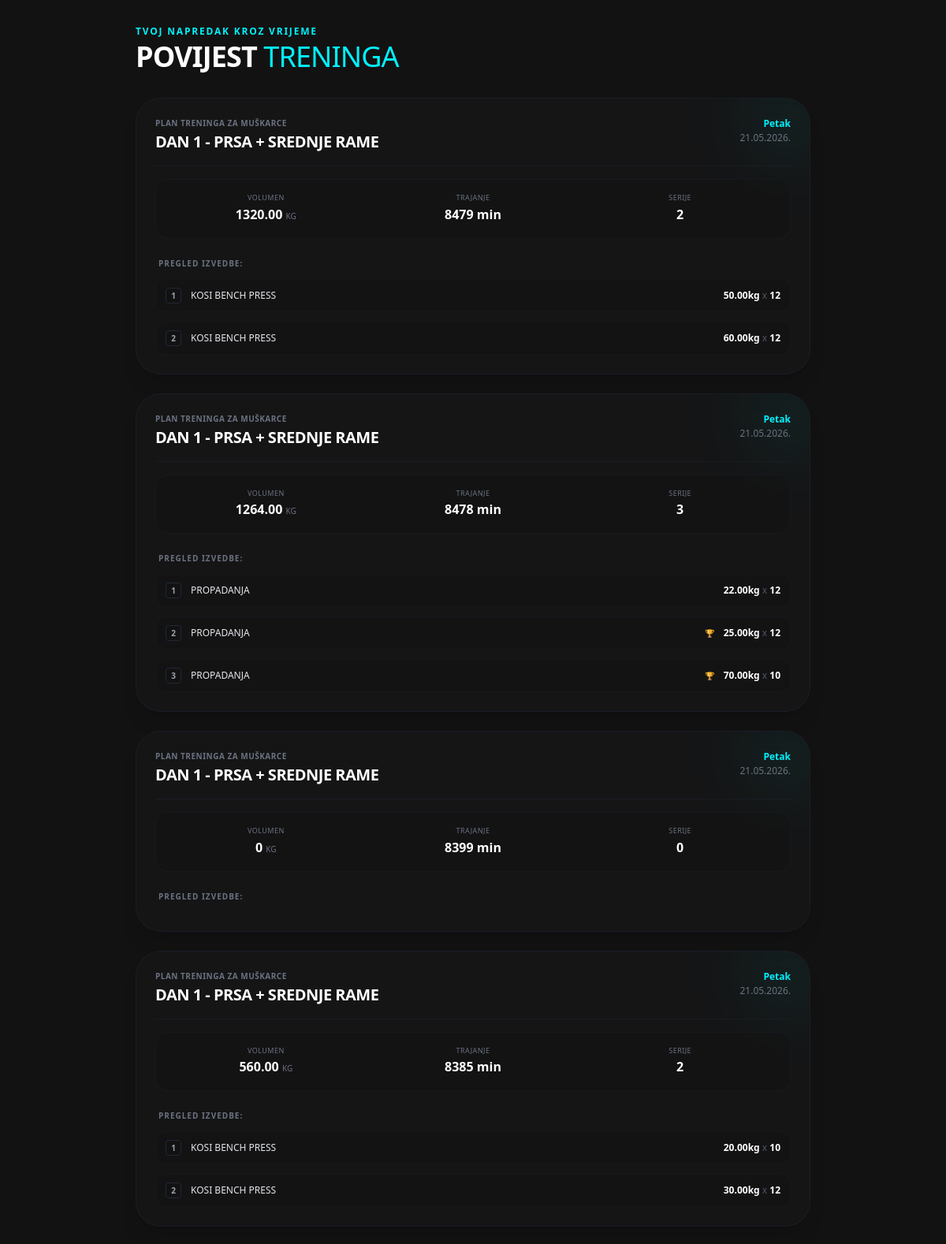
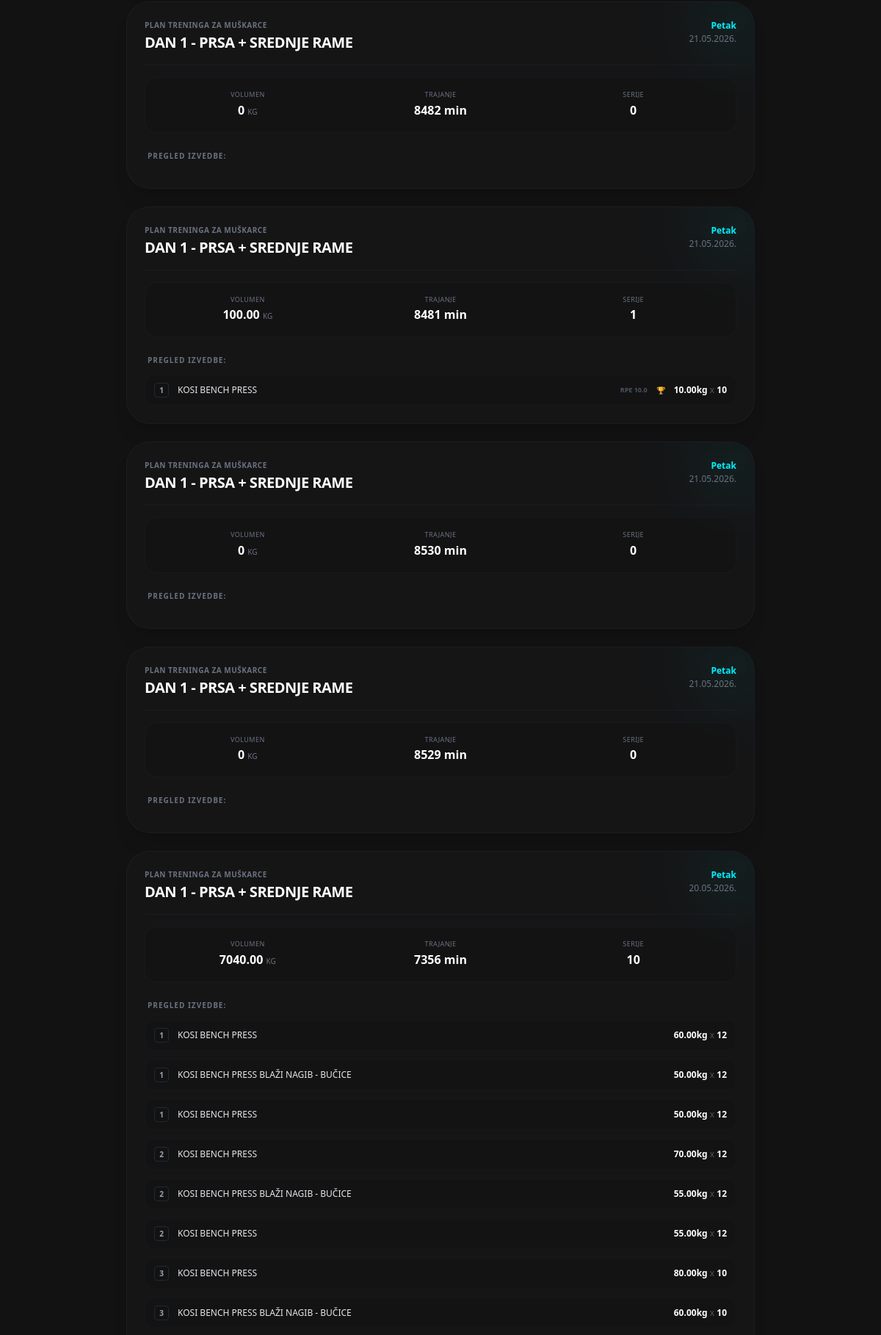
The app's page /povijest/ (signed in, upper part) with its own data (2 pictures, top to bottom).
### workouts/models.py (models this page shows, shortened)
class TreningSesija(models.Model):
    korisnik = models.ForeignKey(settings.AUTH_USER_MODEL, on_delete=models.CASCADE)
    dan_treninga = models.ForeignKey(DanTreninga, on_delete=models.CASCADE)
    pocetak = models.DateTimeField(auto_now_add=True)
    kraj = models.DateTimeField(null=True, blank=True)
    zavrseno = models.BooleanField(default=False)
    def ukupni_volumen(self): return sum(serija.tezina * serija.ponavljanja for serija in self.serije.all())
    def trajanje(self): return (self.kraj - self.pocetak) if self.kraj else None
    def formatirano_trajanje(self):
        t = self.trajanje()
        return f"{int(t.total_seconds() // 60)} min" if t else "U tijeku"
    def dan_u_tjednu(self):
        dani = ['Ponedjeljak', 'Utorak', 'Srijeda', 'Četvrtak', 'Petak', 'Subota', 'Nedjelja']
        return dani[self.pocetak.weekday()]

class DanTreninga(models.Model):
    program = models.ForeignKey(Program, on_delete=models.CASCADE, related_name='dani')
    naziv = models.CharField(max_length=100)

class Program(models.Model):
    naziv = models.CharField(max_length=100)
    opis = models.TextField(blank=True, null=True)
    kreator = models.ForeignKey(settings.AUTH_USER_MODEL, on_delete=models.CASCADE, null=True, blank=True, related_name='moji_programi')

class OdradenaSerija(models.Model):
    sesija = models.ForeignKey(TreningSesija, on_delete=models.CASCADE, related_name='serije')
    vjezba = models.ForeignKey(Vjezba, on_delete=models.CASCADE)
    broj_serije = models.PositiveIntegerField()
    tezina = models.DecimalField(max_digits=5, decimal_places=2)
    ponavljanja = models.PositiveIntegerField()
    rpe = models.DecimalField(max_digits=3, decimal_places=1, blank=True, null=True)
    je_pr = models.BooleanField(default=False)
    class Meta: ordering = ['broj_serije']

class Vjezba(models.Model):
    dan = models.ForeignKey(DanTreninga, on_delete=models.CASCADE, related_name='vjezbe')
    redni_broj = models.PositiveIntegerField()
    naziv = models.CharField(max_length=100)
    video = models.FileField(upload_to='vjezbe_videi/', blank=True, null=True, help_text="Kratki MP4 video (do 10 sekundi, max 5MB)")
    class Meta: ordering = ['redni_broj']

### workouts/views.py (the view)
# urls.py: path('povijest/', views.povijest_treninga, name='povijest_treninga'),
@login_required(login_url='/korisnici/prijava/')
def povijest_treninga(request):
    sesije = TreningSesija.objects.filter(korisnik=request.user, zavrseno=True).order_by('-kraj')
    return render(request, 'workouts/povijest.html', {'sesije': sesije})

### workouts/templates/workouts/povijest.html (shortened to what this page needs)
{% extends 'base.html' %}
{% block content %}
<div class="px-5 pt-8 pb-32 max-w-4xl mx-auto space-y-6">
    <div class="mb-8">
        <p class="text-brand-accent text-xs font-semibold uppercase tracking-[0.15em] mb-1">Tvoj napredak kroz vrijeme</p>
        <h1 class="text-4xl font-bold text-white uppercase tracking-tight">Povijest <span class="font-light text-brand-accent">Treninga</span></h1>
    </div>
    <div class="space-y-6">
        {% for sesija in sesije %}
        <div class="bg-brand-card/40 backdrop-blur-md rounded-[2rem] p-5 lg:p-6 border border-gray-800/50 shadow-xl relative overflow-hidden group">
            <div class="absolute -top-10 -right-10 w-32 h-32 bg-brand-accent/5 rounded-full blur-[40px] pointer-events-none"></div>
            <div class="flex justify-between items-start border-b border-gray-800/40 pb-4 mb-4 relative z-10">
                <div>
                    <span class="text-gray-500 text-[10px] font-bold uppercase tracking-wider block">{{ sesija.dan_treninga.program.naziv }}</span>
                    <h2 class="text-xl font-bold text-white uppercase tracking-tight mt-0.5">{{ sesija.dan_treninga.naziv }}</h2>
                </div>
                <div class="text-right">
                    <span class="text-xs text-brand-accent font-semibold block">{{ sesija.dan_u_tjednu }}</span>
                    <span class="text-xs text-gray-500 font-medium block mt-0.5">{{ sesija.kraj|date:"d.m.Y." }}</span>
                </div>
            </div>
            <div class="grid grid-cols-3 gap-4 bg-[#121212]/40 p-4 rounded-2xl border border-gray-800/30 relative z-10 text-center">
                <div>
                    <span class="block text-[9px] text-gray-500 uppercase tracking-wider mb-0.5">Volumen</span>
                    <span class="text-white font-black text-sm lg:text-base">{{ sesija.ukupni_volumen }} <span class="text-[10px] font-normal text-gray-500">KG</span></span>
                </div>
                <div>
                    <span class="block text-[9px] text-gray-500 uppercase tracking-wider mb-0.5">Trajanje</span>
                    <span class="text-white font-black text-sm lg:text-base">{{ sesija.formatirano_trajanje }}</span>
                </div>
                <div>
                    <span class="block text-[9px] text-gray-500 uppercase tracking-wider mb-0.5">Serije</span>
                    <span class="text-white font-black text-sm lg:text-base">{{ sesija.serije.count }}</span>
                </div>
            </div>
            <div class="mt-4 pt-2 relative z-10">
                <h3 class="text-[10px] font-bold uppercase tracking-widest text-gray-500 mb-3 ml-1">Pregled izvedbe:</h3>
                <div class="space-y-3">
                    {% for serija in sesija.serije.all %}
                        <div class="flex justify-between items-center bg-[#121212]/20 px-3 py-2.5 rounded-xl border border-gray-800/20 text-xs">
                            <div class="flex items-center space-x-3">
                                <span class="w-5 h-5 bg-[#121212] border border-gray-800 rounded flex items-center justify-center font-bold text-[10px] text-gray-400">{{ serija.broj_serije }}</span>
                                <span class="text-gray-200 font-medium">{{ serija.vjezba.naziv }}</span>
                            </div>
                            <div class="flex items-center space-x-3 text-right">
                                {% if serija.rpe %}
                                    <span class="text-[9px] font-bold text-gray-600 uppercase">RPE {{ serija.rpe }}</span>
                                {% endif %}
                                {% if serija.je_pr %}
                                    <span class="text-[10px] text-yellow-500">🏆</span>
                                {% endif %}
                                <span class="text-white font-semibold">{{ serija.tezina }}kg <span class="text-gray-600 font-normal">x</span> {{ serija.ponavljanja }}</span>
                            </div>
                        </div>
                    {% endfor %}
                </div>
            </div>
        </div>
        {% endfor %}
    </div>
</div>
{% endblock %}

### records on screen
TreningSesija: dan_treninga.program.naziv "PLAN TRENINGA ZA MUŠKARCE", dan_treninga.naziv "DAN 1 - PRSA + SREDNJE RAME", dan_u_tjednu "Petak", kraj "21.05.2026.", ukupni_volumen "1320.00", formatirano_trajanje "8479 min", serije.count "2"
OdradenaSerija: broj_serije "1", vjezba.naziv "KOSI BENCH PRESS", tezina "50.00", ponavljanja "12"
OdradenaSerija: broj_serije "2", vjezba.naziv "KOSI BENCH PRESS", tezina "60.00", ponavljanja "12"
TreningSesija: dan_treninga.program.naziv "PLAN TRENINGA ZA MUŠKARCE", dan_treninga.naziv "DAN 1 - PRSA + SREDNJE RAME", dan_u_tjednu "Petak", kraj "21.05.2026.", ukupni_volumen "1264.00", formatirano_trajanje "8478 min", serije.count "3"
OdradenaSerija: broj_serije "1", vjezba.naziv "PROPADANJA", tezina "22.00", ponavljanja "12"
OdradenaSerija: broj_serije "2", vjezba.naziv "PROPADANJA", tezina "25.00", ponavljanja "12"
OdradenaSerija: broj_serije "3", vjezba.naziv "PROPADANJA", tezina "70.00", ponavljanja "10"
TreningSesija: dan_treninga.program.naziv "PLAN TRENINGA ZA MUŠKARCE", dan_treninga.naziv "DAN 1 - PRSA + SREDNJE RAME", dan_u_tjednu "Petak", kraj "21.05.2026.", ukupni_volumen "0", formatirano_trajanje "8399 min", serije.count "0"
TreningSesija: dan_treninga.program.naziv "PLAN TRENINGA ZA MUŠKARCE", dan_treninga.naziv "DAN 1 - PRSA + SREDNJE RAME", dan_u_tjednu "Petak", kraj "21.05.2026.", ukupni_volumen "560.00", formatirano_trajanje "8385 min", serije.count "2"
OdradenaSerija: broj_serije "1", vjezba.naziv "KOSI BENCH PRESS", tezina "20.00", ponavljanja "10"
OdradenaSerija: broj_serije "2", vjezba.naziv "KOSI BENCH PRESS", tezina "30.00", ponavljanja "12"
TreningSesija: dan_treninga.program.naziv "PLAN TRENINGA ZA MUŠKARCE", dan_treninga.naziv "DAN 1 - PRSA + SREDNJE RAME", dan_u_tjednu "Petak", kraj "21.05.2026.", ukupni_volumen "0", formatirano_trajanje "8482 min", serije.count "0"
TreningSesija: dan_treninga.program.naziv "PLAN TRENINGA ZA MUŠKARCE", dan_treninga.naziv "DAN 1 - PRSA + SREDNJE RAME", dan_u_tjednu "Petak", kraj "21.05.2026.", ukupni_volumen "100.00", formatirano_trajanje "8481 min", serije.count "1"
OdradenaSerija: broj_serije "1", vjezba.naziv "KOSI BENCH PRESS", rpe "10.0", tezina "10.00", ponavljanja "10"
TreningSesija: dan_treninga.program.naziv "PLAN TRENINGA ZA MUŠKARCE", dan_treninga.naziv "DAN 1 - PRSA + SREDNJE RAME", dan_u_tjednu "Petak", kraj "21.05.2026.", ukupni_volumen "0", formatirano_trajanje "8530 min", serije.count "0"
TreningSesija: dan_treninga.program.naziv "PLAN TRENINGA ZA MUŠKARCE", dan_treninga.naziv "DAN 1 - PRSA + SREDNJE RAME", dan_u_tjednu "Petak", kraj "21.05.2026.", ukupni_volumen "0", formatirano_trajanje "8529 min", serije.count "0"
TreningSesija: dan_treninga.program.naziv "PLAN TRENINGA ZA MUŠKARCE", dan_treninga.naziv "DAN 1 - PRSA + SREDNJE RAME", dan_u_tjednu "Petak", kraj "20.05.2026.", ukupni_volumen "7040.00", formatirano_trajanje "7356 min", serije.count "10"
OdradenaSerija: broj_serije "1", vjezba.naziv "KOSI BENCH PRESS", tezina "60.00", ponavljanja "12"
OdradenaSerija: broj_serije "1", vjezba.naziv "KOSI BENCH PRESS BLAŽI NAGIB - BUČICE", tezina "50.00", ponavljanja "12"
OdradenaSerija: broj_serije "1", vjezba.naziv "KOSI BENCH PRESS", tezina "50.00", ponavljanja "12"
OdradenaSerija: broj_serije "2", vjezba.naziv "KOSI BENCH PRESS", tezina "70.00", ponavljanja "12"
OdradenaSerija: broj_serije "2", vjezba.naziv "KOSI BENCH PRESS BLAŽI NAGIB - BUČICE", tezina "55.00", ponavljanja "12"
OdradenaSerija: broj_serije "2", vjezba.naziv "KOSI BENCH PRESS", tezina "55.00", ponavljanja "12"
OdradenaSerija: broj_serije "3", vjezba.naziv "KOSI BENCH PRESS", tezina "80.00", ponavljanja "10"
OdradenaSerija: broj_serije "3", vjezba.naziv "KOSI BENCH PRESS BLAŽI NAGIB - BUČICE", tezina "60.00", ponavljanja "10"
